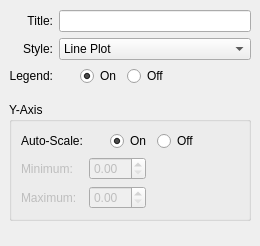
     <widget class="QWidget" name="Widget2" >
      <attribute name="title" >
       <string>Chart</string>
      </attribute>
      <layout class="QGridLayout" >
       <property name="margin" >
        <number>9</number>
       </property>
       <property name="spacing" >
        <number>6</number>
       </property>
       <item row="0" column="0" >
        <layout class="QVBoxLayout" >
         <property name="margin" >
          <number>0</number>
         </property>
         <property name="spacing" >
          <number>0</number>
         </property>
         <item>
          <spacer>
           <property name="orientation" >
            <enum>Qt::Vertical</enum>
           </property>
           <property name="sizeType" >
            <enum>QSizePolicy::Fixed</enum>
           </property>
           <property name="sizeHint" >
            <size>
             <width>20</width>
             <height>1</height>
            </size>
           </property>
          </spacer>
         </item>
         <item>
          <layout class="QGridLayout" >
           <property name="margin" >
            <number>0</number>
           </property>
           <property name="spacing" >
            <number>6</number>
           </property>
           <item row="2" column="0" >
            <widget class="QLabel" name="legendTextLabel" >
             <property name="text" >
              <string>Legend:</string>
             </property>
             <property name="alignment" >
              <set>Qt::AlignRight|Qt::AlignTrailing|Qt::AlignVCenter</set>
             </property>
             <property name="wordWrap" >
              <bool>false</bool>
             </property>
            </widget>
           </item>
           <item row="0" column="1" >
            <widget class="QLineEdit" name="titleLineEdit" />
           </item>
           <item row="2" column="1" >
            <layout class="QHBoxLayout" >
             <property name="margin" >
              <number>0</number>
             </property>
             <property name="spacing" >
              <number>6</number>
             </property>
             <item>
              <spacer>
               <property name="orientation" >
                <enum>Qt::Horizontal</enum>
               </property>
               <property name="sizeType" >
                <enum>QSizePolicy::Fixed</enum>
               </property>
               <property name="sizeHint" >
                <size>
                 <width>21</width>
                 <height>20</height>
                </size>
               </property>
              </spacer>
             </item>
             <item>
              <widget class="QRadioButton" name="legendOn" >
               <property name="sizePolicy" >
                <sizepolicy>
                 <hsizetype>0</hsizetype>
                 <vsizetype>0</vsizetype>
                 <horstretch>0</horstretch>
                 <verstretch>0</verstretch>
                </sizepolicy>
               </property>
               <property name="text" >
                <string>On</string>
               </property>
               <property name="checked" >
                <bool>true</bool>
               </property>
              </widget>
             </item>
             <item>
              <widget class="QRadioButton" name="legendOff" >
               <property name="sizePolicy" >
                <sizepolicy>
                 <hsizetype>0</hsizetype>
                 <vsizetype>0</vsizetype>
                 <horstretch>0</horstretch>
                 <verstretch>0</verstretch>
                </sizepolicy>
               </property>
               <property name="text" >
                <string>Off</string>
               </property>
              </widget>
             </item>
             <item>
              <spacer>
               <property name="orientation" >
                <enum>Qt::Horizontal</enum>
               </property>
               <property name="sizeHint" >
                <size>
                 <width>40</width>
                 <height>20</height>
                </size>
               </property>
              </spacer>
             </item>
            </layout>
           </item>
           <item row="0" column="0" >
            <widget class="QLabel" name="titleTextLabel" >
             <property name="text" >
              <string>Title:</string>
             </property>
             <property name="alignment" >
              <set>Qt::AlignRight|Qt::AlignTrailing|Qt::AlignVCenter</set>
             </property>
             <property name="wordWrap" >
              <bool>false</bool>
             </property>
            </widget>
           </item>
           <item row="1" column="1" >
            <widget class="QComboBox" name="typeComboBox" >
             <item>
              <property name="text" >
               <string>Line Plot</string>
              </property>
             </item>
             <item>
              <property name="text" >
               <string>Bar Plot</string>
              </property>
             </item>
             <item>
              <property name="text" >
               <string>Stacked Bar</string>
              </property>
             </item>
             <item>
              <property name="text" >
               <string>Area Plot</string>
              </property>
             </item>
             <item>
              <property name="text" >
               <string>Utilization</string>
              </property>
             </item>
            </widget>
           </item>
           <item row="1" column="0" >
            <widget class="QLabel" name="styleLabel" >
             <property name="text" >
              <string>Style:</string>
             </property>
             <property name="alignment" >
              <set>Qt::AlignRight|Qt::AlignTrailing|Qt::AlignVCenter</set>
             </property>
             <property name="wordWrap" >
              <bool>false</bool>
             </property>
            </widget>
           </item>
          </layout>
         </item>
         <item>
          <spacer>
           <property name="orientation" >
            <enum>Qt::Vertical</enum>
           </property>
           <property name="sizeType" >
            <enum>QSizePolicy::Fixed</enum>
           </property>
           <property name="sizeHint" >
            <size>
             <width>20</width>
             <height>16</height>
            </size>
           </property>
          </spacer>
         </item>
         <item>
          <widget class="QGroupBox" name="yAxisGroupBox" >
           <property name="sizePolicy" >
            <sizepolicy>
             <hsizetype>7</hsizetype>
             <vsizetype>7</vsizetype>
             <horstretch>0</horstretch>
             <verstretch>0</verstretch>
            </sizepolicy>
           </property>
           <property name="title" >
            <string>Y-Axis</string>
           </property>
           <layout class="QGridLayout" >
            <property name="margin" >
             <number>9</number>
            </property>
            <property name="spacing" >
             <number>6</number>
            </property>
            <item row="0" column="0" >
             <layout class="QGridLayout" >
              <property name="margin" >
               <number>0</number>
              </property>
              <property name="spacing" >
               <number>6</number>
              </property>
              <item row="2" column="0" >
               <widget class="QLabel" name="maxTextLabel" >
                <property name="enabled" >
                 <bool>false</bool>
                </property>
                <property name="text" >
                 <string>Maximum:</string>
                </property>
                <property name="wordWrap" >
                 <bool>false</bool>
                </property>
               </widget>
              </item>
              <item row="1" column="1" >
               <layout class="QHBoxLayout" >
                <property name="margin" >
                 <number>0</number>
                </property>
                <property name="spacing" >
                 <number>6</number>
                </property>
                <item>
                 <widget class="QDoubleSpinBox" name="yAxisMinimum" >
                  <property name="enabled" >
                   <bool>false</bool>
                  </property>
                 </widget>
                </item>
                <item>
                 <spacer>
                  <property name="orientation" >
                   <enum>Qt::Horizontal</enum>
                  </property>
                  <property name="sizeHint" >
                   <size>
                    <width>40</width>
                    <height>20</height>
                   </size>
                  </property>
                 </spacer>
                </item>
               </layout>
              </item>
              <item row="1" column="0" >
               <widget class="QLabel" name="minTextLabel" >
                <property name="enabled" >
                 <bool>false</bool>
                </property>
                <property name="text" >
                 <string>Minimum:</string>
                </property>
                <property name="wordWrap" >
                 <bool>false</bool>
                </property>
               </widget>
              </item>
              <item row="0" column="1" >
               <layout class="QHBoxLayout" >
                <property name="margin" >
                 <number>0</number>
                </property>
                <property name="spacing" >
                 <number>6</number>
                </property>
                <item>
                 <spacer>
                  <property name="orientation" >
                   <enum>Qt::Horizontal</enum>
                  </property>
                  <property name="sizeType" >
                   <enum>QSizePolicy::Fixed</enum>
                  </property>
                  <property name="sizeHint" >
                   <size>
                    <width>21</width>
                    <height>20</height>
                   </size>
                  </property>
                 </spacer>
                </item>
                <item>
                 <widget class="QRadioButton" name="autoScaleOn" >
                  <property name="sizePolicy" >
                   <sizepolicy>
                    <hsizetype>0</hsizetype>
                    <vsizetype>0</vsizetype>
                    <horstretch>0</horstretch>
                    <verstretch>0</verstretch>
                   </sizepolicy>
                  </property>
                  <property name="text" >
                   <string>On</string>
                  </property>
                  <property name="checked" >
                   <bool>true</bool>
                  </property>
                 </widget>
                </item>
                <item>
                 <widget class="QRadioButton" name="autoScaleOff" >
                  <property name="sizePolicy" >
                   <sizepolicy>
                    <hsizetype>0</hsizetype>
                    <vsizetype>0</vsizetype>
                    <horstretch>0</horstretch>
                    <verstretch>0</verstretch>
                   </sizepolicy>
                  </property>
                  <property name="text" >
                   <string>Off</string>
                  </property>
                 </widget>
                </item>
                <item>
                 <spacer>
                  <property name="orientation" >
                   <enum>Qt::Horizontal</enum>
                  </property>
                  <property name="sizeHint" >
                   <size>
                    <width>40</width>
                    <height>20</height>
                   </size>
                  </property>
                 </spacer>
                </item>
               </layout>
              </item>
              <item row="2" column="1" >
               <layout class="QHBoxLayout" >
                <property name="margin" >
                 <number>0</number>
                </property>
                <property name="spacing" >
                 <number>6</number>
                </property>
                <item>
                 <widget class="QDoubleSpinBox" name="yAxisMaximum" >
                  <property name="enabled" >
                   <bool>false</bool>
                  </property>
                 </widget>
                </item>
                <item>
                 <spacer>
                  <property name="orientation" >
                   <enum>Qt::Horizontal</enum>
                  </property>
                  <property name="sizeHint" >
                   <size>
                    <width>40</width>
                    <height>20</height>
                   </size>
                  </property>
                 </spacer>
                </item>
               </layout>
              </item>
              <item row="0" column="0" >
               <widget class="QLabel" name="autoScale" >
                <property name="sizePolicy" >
                 <sizepolicy>
                  <hsizetype>0</hsizetype>
                  <vsizetype>0</vsizetype>
                  <horstretch>0</horstretch>
                  <verstretch>0</verstretch>
                 </sizepolicy>
                </property>
                <property name="text" >
                 <string>Auto-Scale:</string>
                </property>
                <property name="wordWrap" >
                 <bool>false</bool>
                </property>
               </widget>
              </item>
             </layout>
            </item>
           </layout>
          </widget>
         </item>
         <item>
          <spacer>
           <property name="orientation" >
            <enum>Qt::Vertical</enum>
           </property>
           <property name="sizeType" >
            <enum>QSizePolicy::MinimumExpanding</enum>
           </property>
           <property name="sizeHint" >
            <size>
             <width>20</width>
             <height>16</height>
            </size>
           </property>
          </spacer>
         </item>
        </layout>
       </item>
      </layout>
     </widget>
